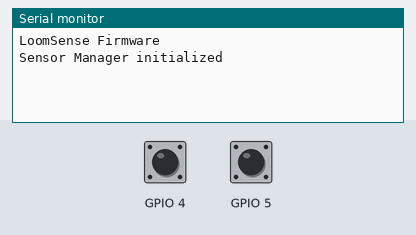
Bench run of a program on a simulated ESP32-S3. Shown: the last lines printed to the serial monitor. The test bench sets the inputs (shaded band); at power-on: GPIO 4 HIGH, GPIO 5 HIGH.

Above: at 2.2 s.
2.3 s: GPIO 4 pulled LOW for 0.15 s
At 2.9 s:
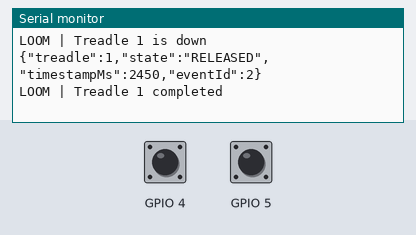
3.9 s: GPIO 5 pulled LOW for 0.15 s
At 4.03 s:
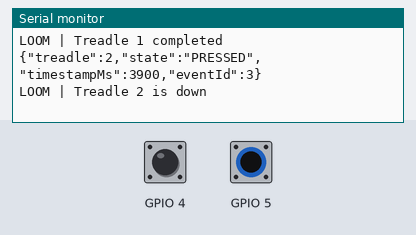
5.5 s: GPIO 4 pulled LOW for 1 s
At 7.7 s:
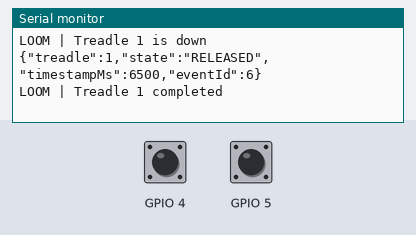
8.0 s: GPIO 5 pulled LOW for 1 s
At 9.7 s:
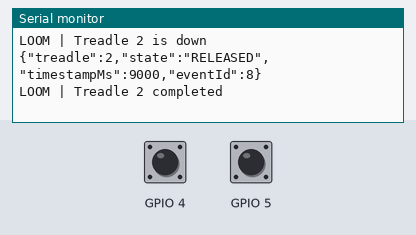
10.5 s: GPIO 4 driven LOW and GPIO 5 driven LOW
At 11.1 s:
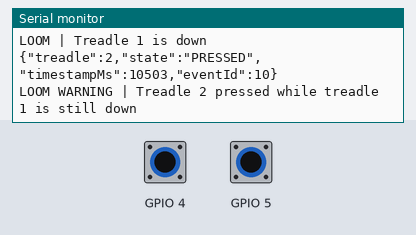
12.0 s: GPIO 5 driven HIGH
At 13.2 s:
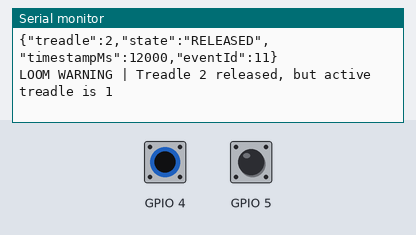

The program:

main.cpp
```cpp
#include <Arduino.h>

#include "SensorManager.h"
#include "LoomController.h"
#include "TreadleEvent.h"

SensorManager sensors;
LoomController loom;

uint32_t nextEventId = 1;

void printTreadleEvent(const TreadleEvent& event)
{
    Serial.print("{\"treadle\":");
    Serial.print(event.treadleNumber);

    Serial.print(",\"state\":\"");

    if (event.state == TreadleState::PRESSED)
    {
        Serial.print("PRESSED");
    }
    else
    {
        Serial.print("RELEASED");
    }

    Serial.print("\",\"timestampMs\":");
    Serial.print(event.timestampMs);

    Serial.print(",\"eventId\":");
    Serial.print(event.eventId);

    Serial.println("}");
}

void setup()
{
    Serial.begin(115200);

    delay(1000);

    sensors.begin();
    loom.begin();

    Serial.println();
    Serial.println("LoomSense Firmware");
    Serial.println("Sensor Manager initialized");
}

void loop()
{
    TreadleEvent event;

    if (sensors.update(event))
    {
        event.eventId = nextEventId++;

        printTreadleEvent(event);

        loom.process(event);
    }
}
```

LoomController.h
```cpp
#ifndef LOOM_CONTROLLER_H
#define LOOM_CONTROLLER_H

#include <Arduino.h>
#include "TreadleEvent.h"

class LoomController {
public:
    LoomController();

    void begin();
    void process(const TreadleEvent& event);

    uint8_t getCurrentTreadle() const;
    uint8_t getLastCompletedTreadle() const;
    bool isTreadlePressed() const;

private:
    uint8_t currentTreadle;
    uint8_t lastCompletedTreadle;

    void processPress(const TreadleEvent& event);
    void processRelease(const TreadleEvent& event);
};

#endif
```

SensorManager.h
```cpp
#ifndef SENSOR_MANAGER_H
#define SENSOR_MANAGER_H

#include <Arduino.h>
#include "HallSensor.h"
#include "TreadleEvent.h"

class SensorManager
{
public:
    SensorManager();

    void begin();

    bool update(TreadleEvent& event);

private:
    private:
    static constexpr uint8_t SENSOR_COUNT = 2;

    HallSensor sensors[SENSOR_COUNT] = {
        HallSensor(4, 1),
        HallSensor(5, 2)
    };
};

#endif
```

TreadleEvent.h
```cpp
#ifndef TREADLE_EVENT_H
#define TREADLE_EVENT_H

#include <Arduino.h>

enum class TreadleState : uint8_t {
    PRESSED,
    RELEASED
};

struct TreadleEvent {
    uint8_t treadleNumber;
    TreadleState state;
    uint32_t timestampMs;
    uint32_t eventId;
};

#endif
```

LoomController.cpp
```cpp
#include "LoomController.h"

LoomController::LoomController()
    : currentTreadle(0),
      lastCompletedTreadle(0) {
}

void LoomController::begin() {
    currentTreadle = 0;
    lastCompletedTreadle = 0;
}

void LoomController::process(const TreadleEvent& event) {
    if (event.state == TreadleState::PRESSED) {
        processPress(event);
    } else {
        processRelease(event);
    }
}

void LoomController::processPress(const TreadleEvent& event) {
    if (currentTreadle == 0) {
        currentTreadle = event.treadleNumber;

        Serial.print("LOOM | Treadle ");
        Serial.print(currentTreadle);
        Serial.println(" is down");

        return;
    }

    if (currentTreadle == event.treadleNumber) {
        Serial.print("LOOM | Duplicate press ignored for treadle ");
        Serial.println(event.treadleNumber);

        return;
    }

    Serial.print("LOOM WARNING | Treadle ");
    Serial.print(event.treadleNumber);
    Serial.print(" pressed while treadle ");
    Serial.print(currentTreadle);
    Serial.println(" is still down");
}

void LoomController::processRelease(const TreadleEvent& event) {
    if (currentTreadle == event.treadleNumber) {
        lastCompletedTreadle = currentTreadle;
        currentTreadle = 0;

        Serial.print("LOOM | Treadle ");
        Serial.print(lastCompletedTreadle);
        Serial.println(" completed");

        return;
    }

    if (currentTreadle == 0) {
        Serial.print("LOOM WARNING | Release received with no active treadle: ");
        Serial.println(event.treadleNumber);

        return;
    }

    Serial.print("LOOM WARNING | Treadle ");
    Serial.print(event.treadleNumber);
    Serial.print(" released, but active treadle is ");
    Serial.println(currentTreadle);
}

uint8_t LoomController::getCurrentTreadle() const {
    return currentTreadle;
}

uint8_t LoomController::getLastCompletedTreadle() const {
    return lastCompletedTreadle;
}

bool LoomController::isTreadlePressed() const {
    return currentTreadle != 0;
}
```

SensorManager.cpp
```cpp
#include "SensorManager.h"

SensorManager::SensorManager()
{
}

void SensorManager::begin()
{
    for (uint8_t i = 0; i < SENSOR_COUNT; i++)
    {
        sensors[i].begin();
    }
}

bool SensorManager::update(TreadleEvent& event)
{
    for (uint8_t i = 0; i < SENSOR_COUNT; i++)
    {
        if (sensors[i].update(event))
        {
            return true;
        }
    }

    return false;
}
```

HallSensor.h
```cpp
#ifndef HALL_SENSOR_H
#define HALL_SENSOR_H

#include <Arduino.h>
#include "TreadleEvent.h"

class HallSensor {
public:
    HallSensor(uint8_t pin, uint8_t treadleNumber);

    void begin();
    bool update(TreadleEvent& event);

private:
    uint8_t pin;
    uint8_t treadleNumber;
    int previousState;
};

#endif
```

HallSensor.cpp
```cpp
#include "HallSensor.h"

HallSensor::HallSensor(uint8_t pin, uint8_t treadleNumber)
    : pin(pin),
      treadleNumber(treadleNumber),
      previousState(HIGH) {
}

void HallSensor::begin() {
    pinMode(pin, INPUT_PULLUP);

    // Capture the starting state without creating a false event.
    previousState = digitalRead(pin);
}

bool HallSensor::update(TreadleEvent& event) {
    const int currentState = digitalRead(pin);

    if (currentState == previousState) {
        return false;
    }

    event.treadleNumber = treadleNumber;
    event.timestampMs = millis();

    if (currentState == LOW) {
        event.state = TreadleState::PRESSED;
    } else {
        event.state = TreadleState::RELEASED;
    }

    previousState = currentState;

    return true;
}
```

Measured:
- after the input at 2.3 s, the serial monitor: prints a new line at once (image 1)
- after the input at 3.9 s, the serial monitor: prints a new line at once (image 2)
- after the input at 5.5 s, the serial monitor: prints a new line at once (image 3)
- after the input at 8.0 s, the serial monitor: prints a new line at once (image 4)
- after the input at 10.5 s, the serial monitor: prints a new line at once (image 5)
- after the input at 12.0 s, the serial monitor: prints a new line at once (image 6)
